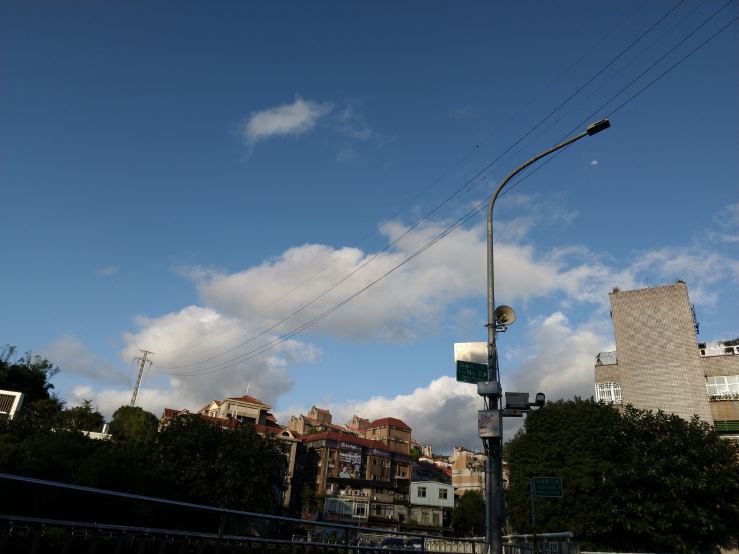
#> input picture hw3/resource/frame2.jpg, 1478 x 1108 px, given in place of frame1.jpg, which was not available (shown at 1/2 size)
$ python part4.py
#> lines starting #> are read from the running program, lines starting #| are printed output that depends on the picture; pictures that were not available may be replaced by others from this repository, and a replacement may not be noted
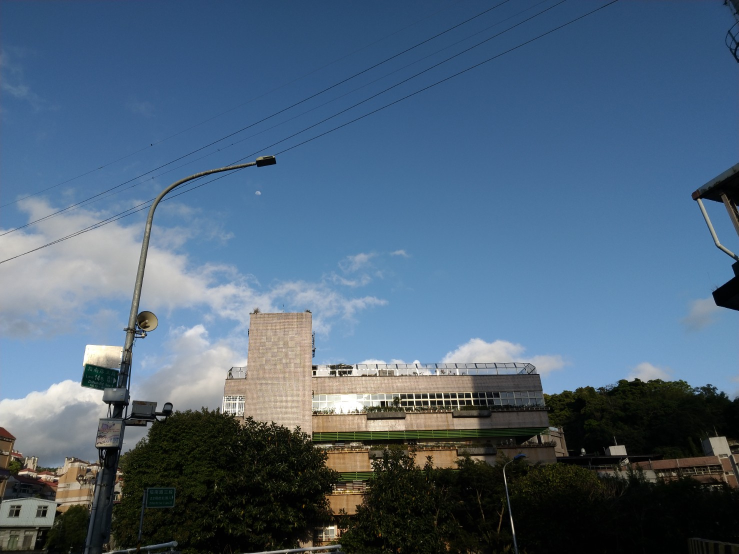
#> input picture hw3/resource/frame3.jpg, 1478 x 1108 px (shown at 1/2 size)
#> `imgs = [cv2.imread('../resource/frame{:d}.jpg'.format(x)) for x in ran..`: imgs = 3 items
### hw3/src/utils.py
import numpy as np


def solve_homography(u, v):
    """
    This function should return a 3-by-3 homography matrix,
    u, v are N-by-2 matrices, representing N corresponding points for v = T(u)
    :param u: N-by-2 source pixel location matrices
    :param v: N-by-2 destination pixel location matrices
    :return:
    """
    N = u.shape[0]
    H = None

    if v.shape[0] is not N:
        print('u and v should have the same size')
        return None
    if N < 4:
        print('At least 4 points should be given')
        return None

    # TODO: 1.forming A
    # A = np.zeros((2*N, 9))
    # for i in range(N):
    #     u_x, u_y = u[i]
    #     v_x, v_y = v[i]

    #     A[2 * i] = [u_x, u_y, 1, 0, 0, 0, -u_x * v_x, -u_y * v_x, -v_x]
    #     A[2 * i + 1] = [0, 0, 0, u_x, u_y, 1, -u_x * v_y, -u_y * v_y, -v_y]

    u_x, u_y = u[:, 0], u[:, 1]
    v_x, v_y = v[:, 0], v[:, 1]
    zeros = np.zeros(N)
    ones = np.ones(N)
    A = np.vstack([
        np.column_stack([u_x, u_y, ones, zeros, zeros, zeros, -u_x*v_x, -u_y*v_x, -v_x]),
        np.column_stack([zeros, zeros, zeros, u_x, u_y, ones, -u_x*v_y, -u_y*v_y, -v_y])
    ])

    # TODO: 2.solve H with A
    [U,S,V] = np.linalg.svd(A)
    h = V[-1]
    H = h.reshape(3, 3)
    H = H / H[2, 2]

    return H


# [116 lines left out: function warping, not called in this run]

### hw3/src/part4.py
import numpy as np
import cv2
import random
from tqdm import tqdm
from utils import solve_homography, warping

random.seed(999)

def ransac(src_pts, dst_pts, threshold, num_iter, sample_num):
    assert src_pts.shape[0] >= sample_num, "Not enough points to sample"
    max_inliers = 0
    best_H = None

    for _ in range(num_iter):
        idx = np.random.choice(len(src_pts), sample_num, replace=False)
        src_sample = src_pts[idx]
        dst_sample = dst_pts[idx]

        try:
            H = solve_homography(src_sample, dst_sample)
        except np.linalg.LinAlgError:
            continue

        src_homo = np.hstack([src_pts, np.ones((len(src_pts), 1))])  # [N, 3]
        projected = (H @ src_homo.T).T  # [N, 3]
        projected /= projected[:, 2:]   # normalize

        error = np.linalg.norm(projected[:, :2] - dst_pts, axis=1)
        inliers_mask = error < threshold
        num_inliers = np.sum(inliers_mask)

        if num_inliers > max_inliers:
            max_inliers = num_inliers
            best_H = solve_homography(src_pts[inliers_mask], dst_pts[inliers_mask])

        if best_H is None:
            raise ValueError("RANSAC failed to find a valid homography")

    return best_H

def panorama(imgs):
    """
    Image stitching with estimated homograpy between consecutive
    :param imgs: list of images to be stitched
    :return: stitched panorama
    """
    h_max = max([x.shape[0] for x in imgs])
#> h_max = 1108
    w_max = sum([x.shape[1] for x in imgs])
#> w_max = 4434

    # create the final stitched canvas
    dst = np.zeros((h_max, w_max, imgs[0].shape[2]), dtype=np.uint8)
    dst[:imgs[0].shape[0], :imgs[0].shape[1]] = imgs[0]
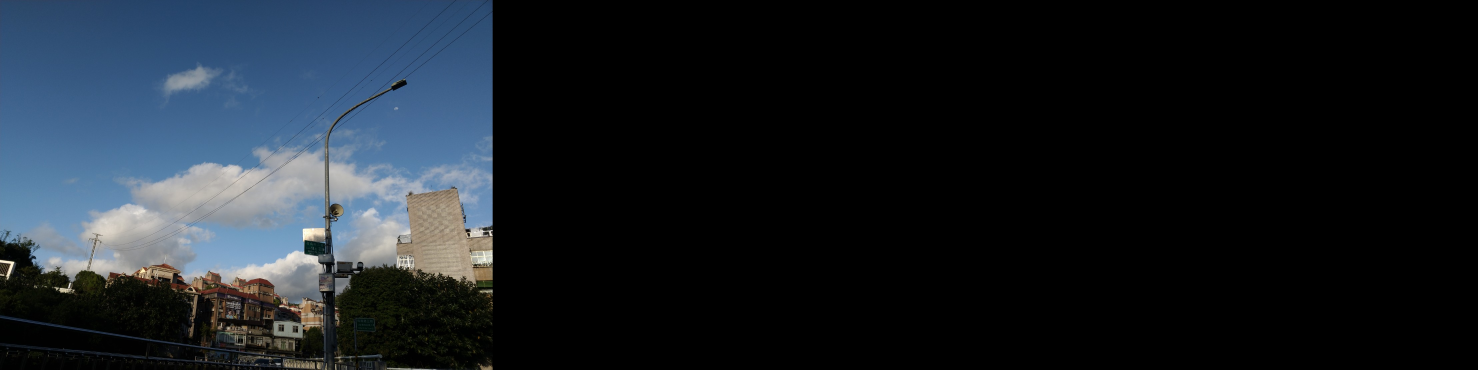
#> dst: shape (1108, 4434, 3) (shown at 1/3 size); mean of channels 0, 1, 2 38, 31.5, 25.3; drawn as B, G, R
    last_best_H = np.eye(3)


    orb = cv2.ORB_create()
    bf = cv2.BFMatcher(cv2.NORM_HAMMING, crossCheck=False)

    # for all images to be stitched:
    for idx in tqdm(range(len(imgs)-1)):
        im1 = imgs[idx]
        im2 = imgs[idx + 1]

        # TODO: 1.feature detection & matching
        kp1, des1 = orb.detectAndCompute(im1, None)
        kp2, des2 = orb.detectAndCompute(im2, None)

        matches = bf.knnMatch(des2, des1, k=2)
        src_pts, dst_pts = [], []
        for m, n in matches:
            if m.distance < 0.7 * n.distance:
                src_pts.append(kp2[m.queryIdx].pt)
                dst_pts.append(kp1[m.trainIdx].pt)

        src_pts = np.float32(src_pts)
        dst_pts = np.float32(dst_pts)
        # TODO: 2. apply RANSAC to choose best H
        best_H = ransac(src_pts, dst_pts, threshold=4, num_iter=1000, sample_num=10)
        # TODO: 3. chain the homographies
        last_best_H = last_best_H @ best_H
        # TODO: 4. apply warping
        dst = warping(im2, dst, last_best_H, 0, h_max, 0, w_max, direction='b')
        mask = np.any(dst != 0, axis=2).astype(np.float32)
        if idx < len(imgs) - 1:
            im2_resized = cv2.resize(im2, (w_max, h_max))
            dst = (mask[:, :, None] * dst + (1 - mask[:, :, None]) * im2_resized).astype(np.uint8)
#> this loop made 1 pass
#> matches on pass 1: 500 matches
#| u and v should have the same size
#> pass 1, in solve_homography, `[U,S,V] = np.linalg.svd(A)`:
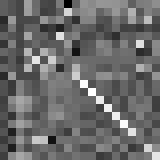
#> U: shape (20, 20) float64 (shown 8 times larger); min -0.627, max 0.842, mean -0.012; drawn with min black and max white
#> im1 is the input picture: shape (1108, 1478, 3); mean B, G, R 114.1, 94.6, 75.9
#> after the loop, last_best_H = [[1, 0, 0], [0, 1, 0], [0, 0, 1]]

    return dst

if __name__ == "__main__":
    # ================== Part 4: Panorama ========================
    # TODO: change the number of frames to be stitched
    FRAME_NUM = 3
    imgs = [cv2.imread('../resource/frame{:d}.jpg'.format(x)) for x in range(1, FRAME_NUM + 1)]
#> (the run stopped early here; a loop or call above may not have finished)
